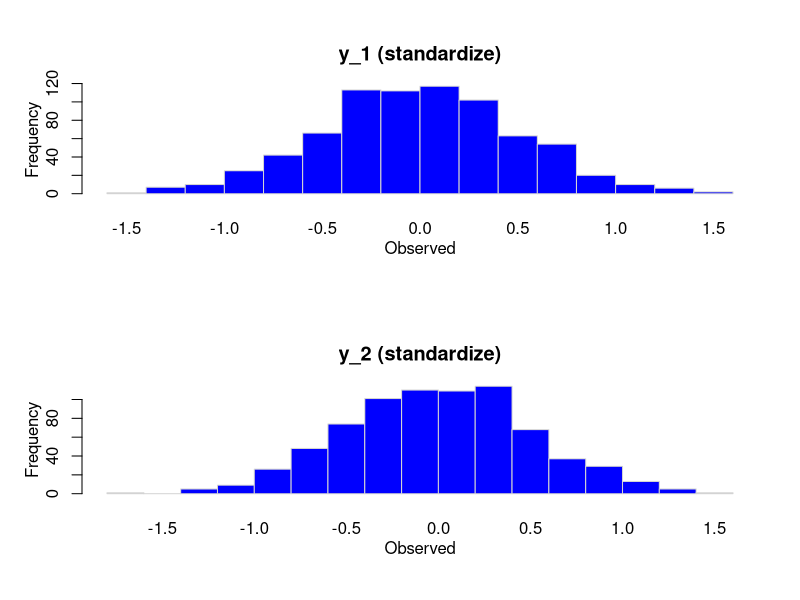
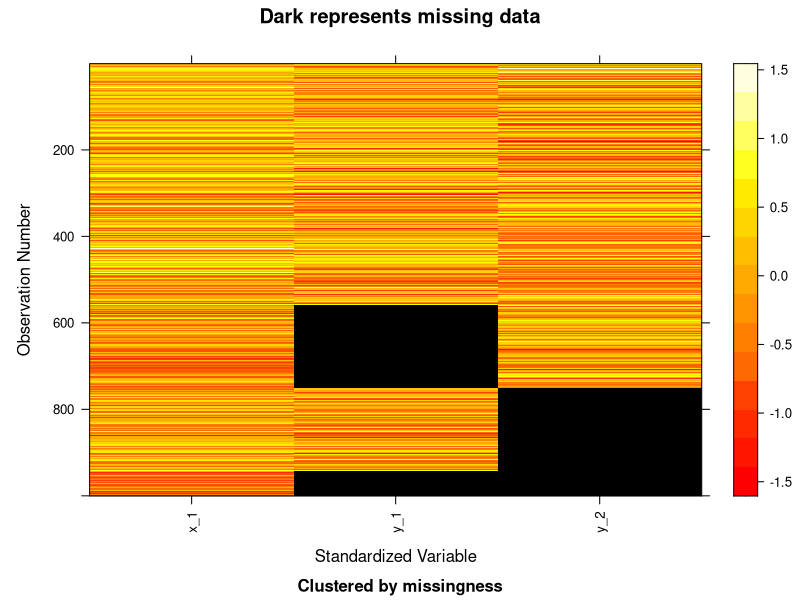

The R source for these figures, in order:
library(mi)


### Name: rdata.frame
### Title: Generate a random data.frame with tunable characteristics
### Aliases: rdata.frame
### Keywords: utilities

### ** Examples

rdf <- rdata.frame(n_partial = 2, df = 5, alpha = rnorm(5))
print(rdf$empirical_CPCs) # not zero
rdf <- rdata.frame(n_partial = 2, restrictions = "triangular", alpha = NA)
print(rdf$empirical_CPCs) # only randomly different from zero
print(rdf$L == 0) # some are exactly zero by construction
mdf <- missing_data.frame(rdf$obs)
show(mdf)
hist(mdf)
image(mdf)
# a randomized experiment
rdf <- rdata.frame(n_full = 2, n_partial = 2, 
                   restrictions = "triangular", experiment = TRUE,
                   types = c("t", "ord", "con", "pos"),
                   treatment_cor = c(0, 0, NA, 0, NA))
Sigma <- tcrossprod(rdf$L)
rownames(Sigma) <- colnames(Sigma) <- c("treatment", "X_2", "y_1", "Y_2",
                                        "missing_y_1", "missing_Y_2")
print(round(Sigma, 3))
